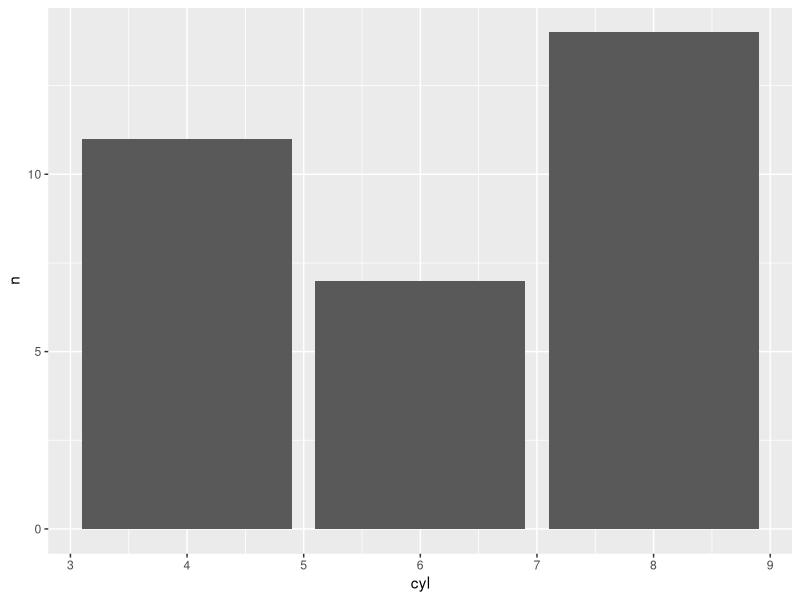
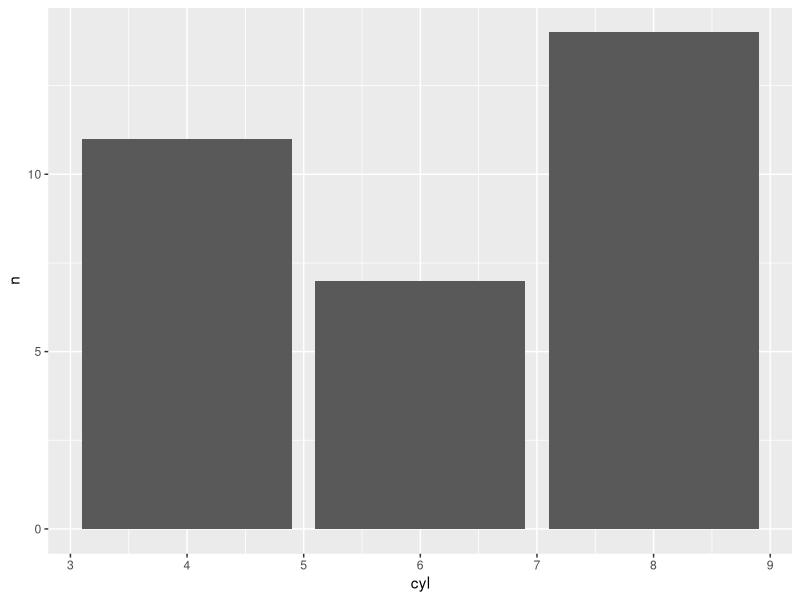
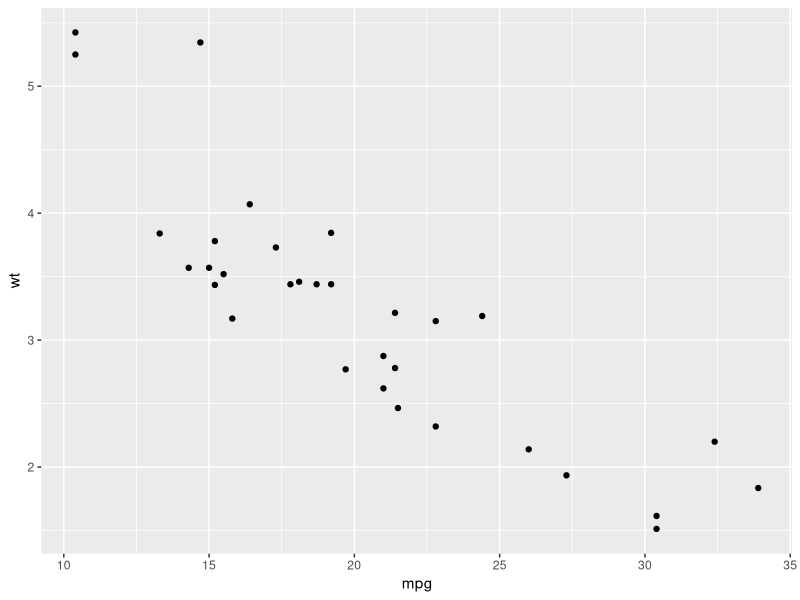
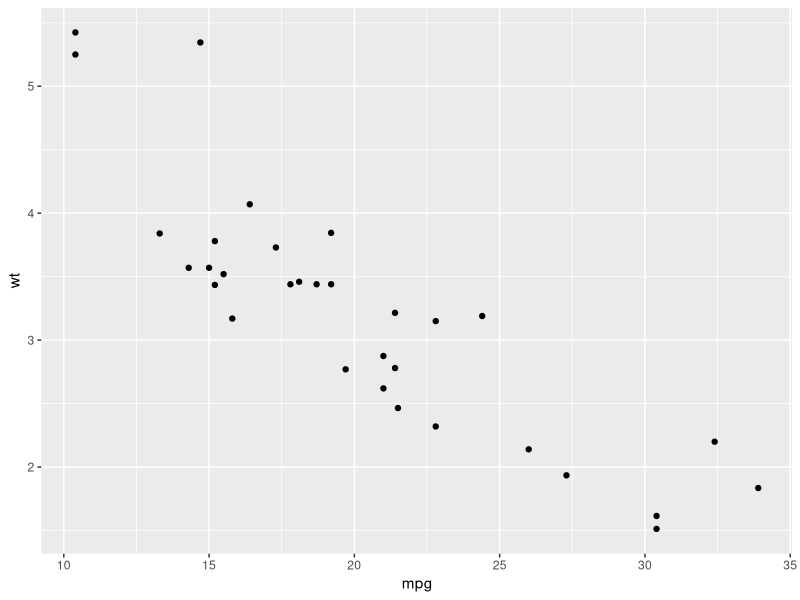

These charts were generated, in order, by the following R code:
## ---- chunk 1
knitr::opts_chunk$set(
  collapse = TRUE,
  fig.align = "center"
)
## ---- chunk 2
library(dplyr)
library(ggplot2)
## ---- chunk 3
tabela_qualquer <- tibble::tibble(
  x = c(1, 2, 3, NA, 6),
  y = c("a", "b", NA, "d", "e")
)

filtrar_na <- function(tab, coluna) {
  tab %>%
    filter(!is.na({{coluna}}))
}

filtrar_na(tabela_qualquer, x)
filtrar_na(tabela_qualquer, y)


# string como argumento
filtrar_na <- function(tab, coluna) {
  tab %>%
    filter(!is.na(.data[[coluna]]))
}

filtrar_na(tabela_qualquer, "x")
filtrar_na(tabela_qualquer, "y")

## ---- chunk 4
criar_grafico <- function(tab, coluna) {
  tab %>%
    count({{coluna}}) %>%
    ggplot(aes(x = {{coluna}}, y = n)) +
    geom_col()
}

criar_grafico(mtcars, cyl)

# string como argumento
criar_grafico <- function(tab, coluna) {
  tab %>%
    count(.data[[coluna]]) %>%
    ggplot(aes(x = .data[[coluna]], y = n)) +
    geom_col()
}

criar_grafico(mtcars, "cyl")
## ---- chunk 5
fazer_grafico_disp <- function(tab, col1, col2) {
  tab %>% 
    ggplot(aes(x = {{col1}}, y = {{col2}})) +
    geom_point()
}

fazer_grafico_disp(mtcars, mpg, wt)


# string como argumento

fazer_grafico_disp <- function(tab, col1, col2) {
  tab %>% 
    ggplot(aes(x = .data[[col1]], y = .data[[col2]])) +
    geom_point()
}

fazer_grafico_disp(mtcars, "mpg", "wt")
## ---- chunk 6
calcular_media <- function(tab, col_grupo, col_num) {
  tab %>% 
    group_by({{col_grupo}}) %>% 
    summarise(media = mean({{col_num}}, na.rm = TRUE))
}

calcular_media(mtcars, cyl, mpg)


# string como argumento
calcular_media <- function(tab, col_grupo, col_num) {
  tab %>% 
    group_by(.data[[col_grupo]]) %>% 
    summarise(media = mean(.data[[col_num]], na.rm = TRUE))
}

calcular_media(mtcars, "cyl", "mpg")
